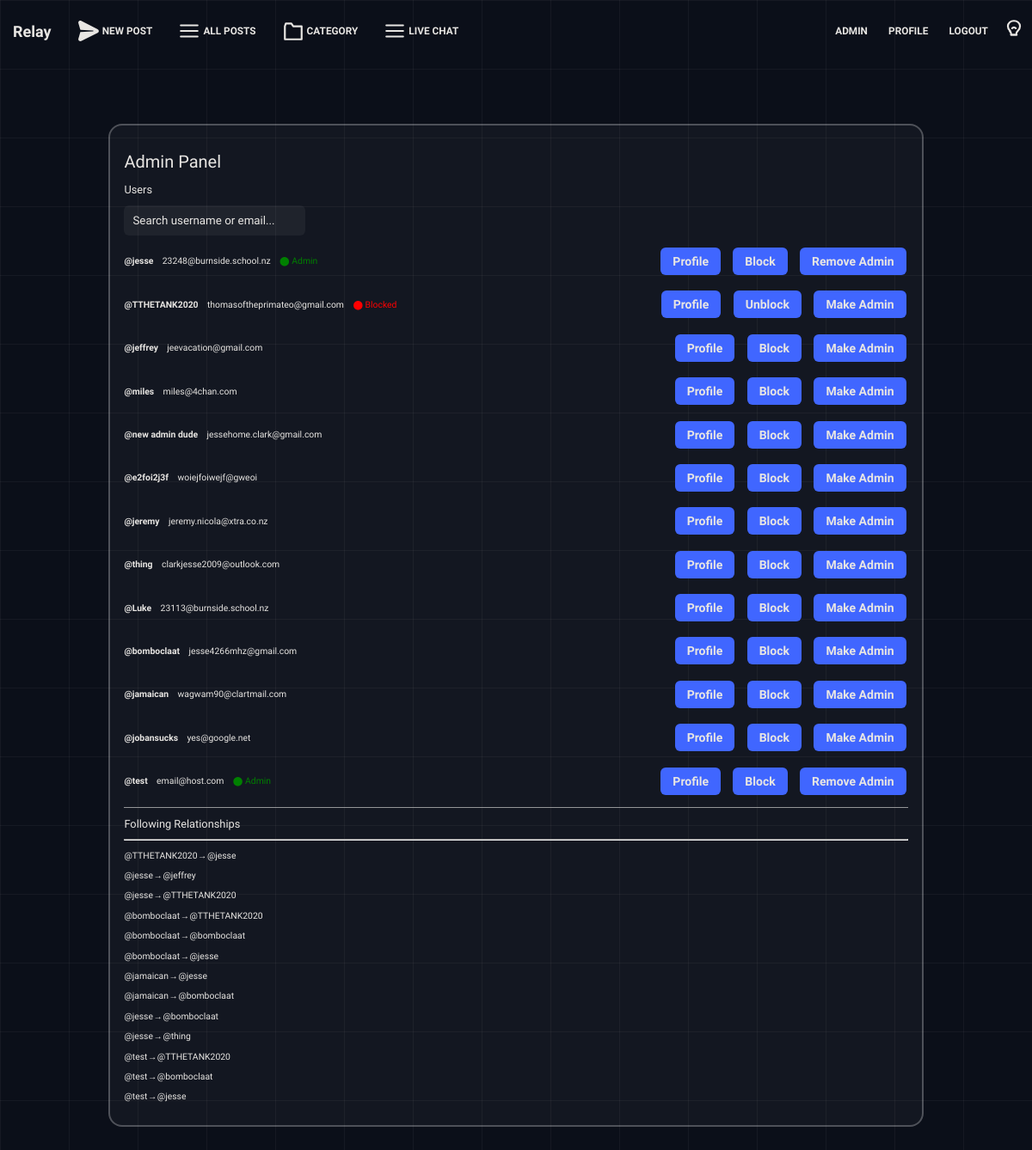
/admin (signed in), run on the app's committed database.
### tables this page shows
CREATE TABLE "users" (
    id INTEGER PRIMARY KEY AUTOINCREMENT,
    "name" TEXT UNIQUE,
    password TEXT
, imageurl TEXT, email TEXT);

### app.py (the view)
@app.route("/admin")
def admin():
    followers_sql = """
        SELECT followed.name AS followed_name,
        follower.name AS follower_name
        FROM following
        JOIN users AS followed ON following.followed_id = followed.id
        JOIN users AS follower ON following.follower_id = follower.id;
    """
    admins_sql = """
        SELECT users.id, users.name, users.email, users.imageurl
        FROM admins
        JOIN users ON admins.userid = users.id
        ORDER BY admins.id DESC;
    """
    users_sql = """
        SELECT users.name, users.email, users.imageurl, users.id
        FROM users;
    """
    blacklist_sql = "SELECT userid FROM blacklist;"
    admins = query_db(admins_sql)
    users = query_db(users_sql)
    followers = query_db(followers_sql)
    blacklist = [row[0] for row in query_db(blacklist_sql)]  # flat list of IDs
    admins2 = [
        row[0] for row in query_db(admins_sql)
    ]  # flat list of IDs for admin button checking
    if check_admin() == False:
        return render_template("error.html", error=403)
    return render_template(
        "admin.html",
        users=users,
        followers=followers,
        admins=admins,
        blacklist=blacklist,
        admins2=admins2,
    )

### app.py (called while the page is built)
def get_db():
    db = getattr(g, "_database", None)
    if db is None:
        db = g._database = sqlite3.connect(DATABASE)
    return db

@app.teardown_appcontext
def close_connection(exception):
    db = getattr(g, "_database", None)
    if db is not None:
        db.close()

def query_db(query, args=(), one=False):
    cur = get_db().execute(query, args)
    rv = cur.fetchall()
    cur.close()
    return (rv[0] if rv else None) if one else rv

def check_admin():
    if not query_db("SELECT * FROM admins WHERE userid = ?", (session.get("user_id"),)):
        return False

### templates/admin.html (shortened to what this page needs)
{% extends "layout.html" %}
{% block body %}
<div class="centered-content">
    <div class="admin-container">
        <h1 class="cat-title">Admin Panel</h1>
        <h2>Users</h2>
        <input type="text" id="userSearch" class="user-search" placeholder="Search username or email...">
        <div id="userList">
            {% for row in users %}
            <p class="admin-users user-item">
                <strong class="username">@{{ row[0] }}</strong>
                <span class="email">{{ row[1] }}</span>
                {% if row[3] in blacklist %}
                <span style="color:red;">⬤ Blocked</span>
                {% endif %}
                {% if row[3] in admins2 %}
                <span style="color:green;">⬤ Admin</span>
                {% endif %}
                <button class="admin-users-button" style="margin-left:auto">
                    <a href="/userposts/{{ row[0] }}">Profile</a>
                </button>
                <button class="admin-users-button">
                    {% if row[3] in blacklist %}
                    <a href="/unblock/{{ row[3] }}">Unblock</a>
                    {% else %}
                    <a href="/block/{{ row[3] }}">Block</a>
                    {% endif %}
                </button>
                <button class="admin-users-button">
                    {% if row[3] in admins2 %}
                    <a href="/removeadmin/{{ row[3] }}">Remove Admin</a>
                    {% else %}
                    <a href="/makeadmin/{{ row[3] }}">Make Admin</a>
                    {% endif %}
                </button>
            </p>
            {% endfor %}
        </div>
        <div style="border-bottom: 1px solid rgba(193, 193, 193, 0.744)"></div>
        <h2>Following Relationships</h2>
        <hr>
        {% for row in followers %}
        <p>@{{ row[1] }} &#8594; @{{ row[0] }}</p>
        {% endfor %}
    </div>
</div>
{% endblock %}

### static/style.css (style rules this page uses)
:root { --background-color: #0b0f19; --grid-size: 80px; --grid-line: rgba(255, 255, 255, 0.045); --box-background: rgba(255, 255, 255, 0.035); --post-background: #2a2a2a; --input-background: rgba(255, 255, 255, 0.05); --element-bg: black; --sidebar-background: rgba(100,100,100,0.2); --font: #e8e6e3; --muted-font: #8d8d8d; --heading-font: "Audiowide", sans-serif; --body-font: "Google Sans", monospace; --coloured-element: #4066ff; --error-red: #ef4444; --sidebar-font-size: 0.8vw; --reply-font: calc(0.5vh + 0.5vw); --reply-line: calc(2vh + 2vw); --navbar-font-size: calc(0.59vh + 0.59vw); --navbar-title-size: 1.5vw; --box-border: 1px solid rgba(255, 255, 255, 0.07); --box-border-radius: 16px; --nav-box-shadow: rgba(226, 226, 226, 0.73); --reply-box-color: rgba(0,0,0,0.3); --dropdown-border: 2px solid grey; }
* { font-family: var(--body-font); box-sizing: border-box; }
body { background-color: var(--background-color); background-image: linear-gradient( to right, var(--grid-line) 1px, transparent 1px ), linear-gradient( to bottom, var(--grid-line) 1px, transparent 1px ); background-size: var(--grid-size) var(--grid-size); color: var(--font); overflow-x: hidden; overscroll-behavior-x: none; }
h1, .title, .searchbar, .top-button, .top-button-active, .follow-button, .content-404, .logo, .post-title, .page-title, .sidebar-title, .home-sidebar>h1 { font-family: var(--heading-font); }
h1 { font-size: 2.5vh; font-weight: 400; }
h2 { font-size: 1.6vh; font-weight: 400; }
p { font-size: 1.3vh; font-weight: 375; }
a { text-decoration: none; color: var(--font); font-weight: 520; }
button { all: unset; }
input, textarea { padding: 10px; border-radius: 6px; border: none; outline: none; color: var(--input-font); background: var(--input-background); font-family: 'Google Sans', monospace; }
input::placeholder, textarea::placeholder { color: var(--font-muted); }
.login-button, .admin-users-button { padding: 1vh; cursor: pointer; font-family: 'Google Sans', monospace; transition: 0.2s; background: var(--coloured-element); border-radius: 10px; color: white; border: none; width: calc(270px-1vh); }
.admin-users-button { display: inline-block; padding: 8px 14px; margin: 4px 2px; font-size: 14px; font-weight: 500; border-radius: 6px; border: none; cursor: pointer; transition: background 0.2s ease, transform 0.1s ease, box-shadow 0.1s ease; color: #fff; }
.centered-content { margin-top: 5em; display: grid; place-items: center; padding-bottom: 5em; }
.admin-container { width: 80%; background: var(--box-background); border: 2px solid rgba(255, 255, 255, 0.25); border-radius: var(--box-border-radius); padding: 1em; }
.admin-users { display: flex; align-items: center; gap: 1em; }

### data on the page
users: name "jesse", email "23248@burnside.school.nz", shows "⬤ Admin", name "TTHETANK2020", name "bomboclaat", name "jamaican", name "test"
users: name "TTHETANK2020", email "thomasoftheprimateo@gmail.com", shows "⬤ Blocked", name "jesse", name "bomboclaat", name "test"
users: name "jeffrey", email "jeevacation@gmail.com", name "jesse"
users: name "miles", email "miles@4chan.com"
users: name "new admin dude", email "jessehome.clark@gmail.com"
users: name "e2foi2j3f", email "woiejfoiwejf@gweoi"
users: name "jeremy", email "jeremy.nicola@xtra.co.nz"
users: name "thing", email "clarkjesse2009@outlook.com", name "jesse"
users: name "Luke", email "23113@burnside.school.nz"
users: name "bomboclaat", email "jesse4266mhz@gmail.com", name "jamaican", name "jesse", name "test"
users: name "jamaican", email "wagwam90@clartmail.com"
users: name "jobansucks", email "yes@google.net"
users: name "test", email "email@host.com", shows "⬤ Admin"
